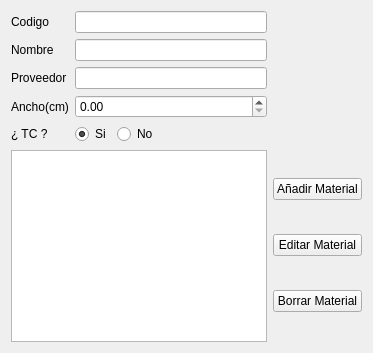
                <widget class="QWidget" name="tabMateriales_2">
                 <attribute name="title">
                  <string>Materiales</string>
                 </attribute>
                 <layout class="QGridLayout" name="gridLayout_3">
                  <item row="0" column="0">
                   <widget class="QLabel" name="lblCodigoMaterial_2">
                    <property name="text">
                     <string>Codigo</string>
                    </property>
                   </widget>
                  </item>
                  <item row="0" column="1">
                   <widget class="QLineEdit" name="leCodigoMaterialMod"/>
                  </item>
                  <item row="1" column="0">
                   <widget class="QLabel" name="lblNombreMaterial_2">
                    <property name="text">
                     <string>Nombre</string>
                    </property>
                   </widget>
                  </item>
                  <item row="1" column="1">
                   <widget class="QLineEdit" name="leNombreMaterialMod"/>
                  </item>
                  <item row="2" column="0">
                   <widget class="QLabel" name="lblProveedorMaterial_2">
                    <property name="text">
                     <string>Proveedor</string>
                    </property>
                   </widget>
                  </item>
                  <item row="2" column="1">
                   <widget class="QLineEdit" name="leProveedorMaterialMod"/>
                  </item>
                  <item row="3" column="0">
                   <widget class="QLabel" name="lblAncho_2">
                    <property name="text">
                     <string>Ancho(cm)</string>
                    </property>
                   </widget>
                  </item>
                  <item row="3" column="1">
                   <widget class="QDoubleSpinBox" name="dsbAnchoMaterialMod">
                    <property name="decimals">
                     <number>2</number>
                    </property>
                   </widget>
                  </item>
                  <item row="4" column="0">
                   <widget class="QLabel" name="lblTC_2">
                    <property name="text">
                     <string>¿ TC ?</string>
                    </property>
                   </widget>
                  </item>
                  <item row="4" column="1">
                   <layout class="QHBoxLayout" name="horizontalLayout_2">
                    <item>
                     <widget class="QRadioButton" name="rbTC1Mod">
                      <property name="text">
                       <string>Si</string>
                      </property>
                      <property name="checked">
                       <bool>true</bool>
                      </property>
                     </widget>
                    </item>
                    <item>
                     <widget class="QRadioButton" name="rbTC2Mod">
                      <property name="text">
                       <string>No</string>
                      </property>
                     </widget>
                    </item>
                    <item>
                     <spacer name="horizontalSpacer_2">
                      <property name="orientation">
                       <enum>Qt::Horizontal</enum>
                      </property>
                      <property name="sizeHint" stdset="0">
                       <size>
                        <width>40</width>
                        <height>20</height>
                       </size>
                      </property>
                     </spacer>
                    </item>
                   </layout>
                  </item>
                  <item row="5" column="0" colspan="2">
                   <widget class="QTableView" name="viewMateriales"/>
                  </item>
                  <item row="5" column="2">
                   <layout class="QVBoxLayout" name="verticalLayout_11">
                    <item>
                     <widget class="QPushButton" name="pbAniadirMaterialMod">
                      <property name="text">
                       <string>Añadir Material</string>
                      </property>
                     </widget>
                    </item>
                    <item>
                     <widget class="QPushButton" name="pbEditarMaterialMod">
                      <property name="text">
                       <string>Editar Material</string>
                      </property>
                     </widget>
                    </item>
                    <item>
                     <widget class="QPushButton" name="pbBorrarMaterialMod">
                      <property name="text">
                       <string>Borrar Material</string>
                      </property>
                     </widget>
                    </item>
                   </layout>
                  </item>
                 </layout>
                </widget>
